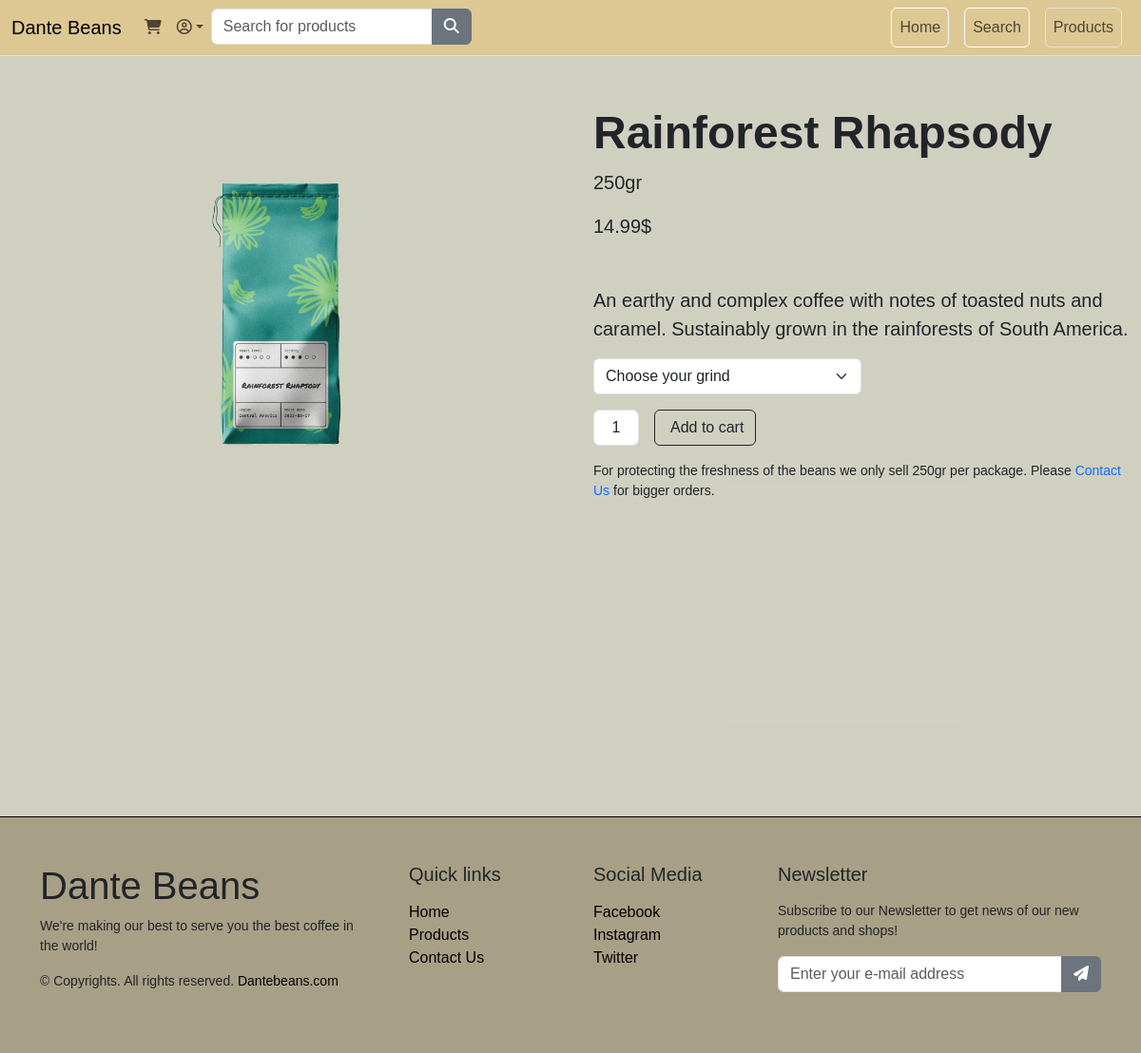
The app's page /product/4 with its own data.
### dante/models.py (models this page shows, shortened)
class Product(models.Model):
    name = models.CharField(max_length=100)
    price = models.DecimalField(default=0, decimal_places=2, max_digits=6)
    category = models.ForeignKey(Category, on_delete=models.CASCADE, default=1)
    description = models.CharField(max_length=250, default='', blank=True, null=True)
    image = models.ImageField(upload_to='uploads/product/')
    is_sale = models.BooleanField(default=False)
    sale_price = models.DecimalField(default=0, decimal_places=2, max_digits=6)

### dante/views.py (the view)
# urls.py: path('product/<int:pk>', product, name='product'),
def product(request, pk):
    product = Product.objects.get(id=pk)
    return render(request, 'product.html', {'product':product})

### cart/context_processors.py (called while the page is built)
def cart(request):
    return {'cart': Cart(request)}

### dante/templates/product.html (shortened to what this page needs)
{% extends 'base.html' %}
{% load static %}
{% block content %}
<main class="bg-home">
  <section class="py-5">
    <div class="container-fluid py-1">
        <div class="row gx-4 gx-lg-5 align-items-center">
            <div class="col-md-6"><img class="card-img-top mb-5 mb-md-0" src="{{product.image.url}}" alt="{{product.name}}" /></div>
            <div class="col-md-6">
                <h1 class="display-5 fw-bolder">{{product.name}}</h1>
                <p class="small lead">250gr</p>
                <div class="fs-5 mb-5">
                    <span>{{product.price}}$ </span>
                </div>
                <p class="lead">{{product.description}}</p>
                <select class="form-select w-50" aria-label="Grind Selector" id="grindSelect">
                    <option selected disabled>Choose your grind</option>
                </select>
                <div class="d-flex mt-3">
                    <input class="form-control text-center me-3" id="inputQuantity" type="num" value="1" style="max-width: 3rem" />
                    <button class="btn btn-outline-dark flex-shrink-0 btn-cart" value="{{product.id}}" type="button" id="addcart">
                        Add to cart
                    </button>
                </div>
                <p class="small pt-3">For protecting the freshness of the beans we only sell 250gr per package. Please <a href="#" class="text-decoration-none">Contact Us</a> for bigger orders.</p>
            </div>
        </div>
    </div>
  </section>
</main>
{% endblock %}

### static/style/style.css (style rules this page uses)
* { margin: 0; padding: 0; box-sizing: border-box; }
.bg-home { background-color: rgba(206, 206, 190, 0.747) !important; font-family: 'Franklin Gothic Medium', 'Arial Narrow', Arial, sans-serif; min-height: 100vh; }

### records on screen
Product: image (picture), name "Rainforest Rhapsody", price "14.99", description "An earthy and complex coffee with notes of toasted nuts and caramel. Sustainably grown in the rainforests of South America."
